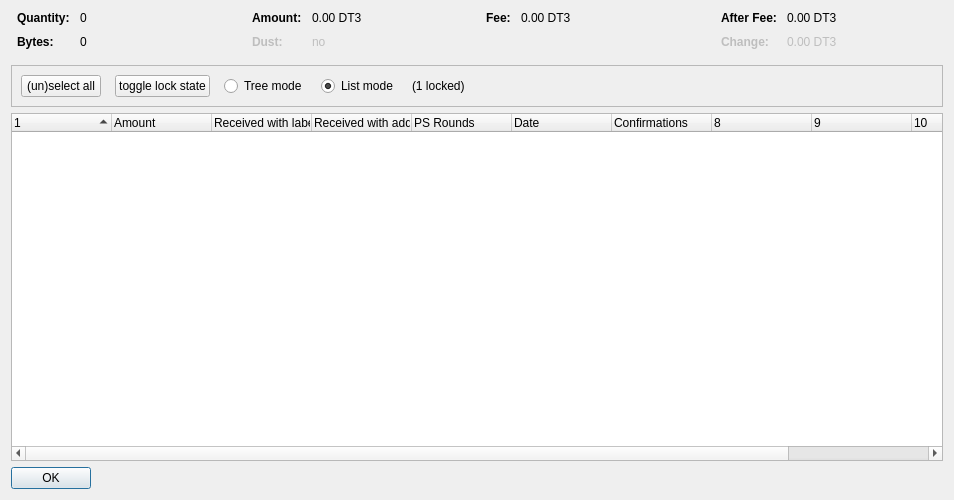
<?xml version="1.0" encoding="UTF-8"?>
<ui version="4.0">
 <class>CoinControlDialog</class>
 <widget class="QDialog" name="CoinControlDialog">
  <property name="geometry">
   <rect>
    <x>0</x>
    <y>0</y>
    <width>954</width>
    <height>500</height>
   </rect>
  </property>
  <property name="windowTitle">
   <string>Coin Selection</string>
  </property>
  <layout class="QVBoxLayout" name="verticalLayout">
   <item>
    <layout class="QHBoxLayout" name="horizontalLayoutTop" stretch="0,0,0,0">
     <property name="topMargin">
      <number>0</number>
     </property>
     <property name="bottomMargin">
      <number>10</number>
     </property>
     <item>
      <layout class="QFormLayout" name="formLayoutCoinControl1">
       <property name="horizontalSpacing">
        <number>10</number>
       </property>
       <property name="verticalSpacing">
        <number>10</number>
       </property>
       <property name="leftMargin">
        <number>6</number>
       </property>
       <property name="rightMargin">
        <number>6</number>
       </property>
       <item row="0" column="0">
        <widget class="QLabel" name="labelCoinControlQuantityText">
         <property name="font">
          <font>
           <weight>75</weight>
           <bold>true</bold>
          </font>
         </property>
         <property name="text">
          <string>Quantity:</string>
         </property>
        </widget>
       </item>
       <item row="0" column="1">
        <widget class="QLabel" name="labelCoinControlQuantity">
         <property name="cursor">
          <cursorShape>IBeamCursor</cursorShape>
         </property>
         <property name="contextMenuPolicy">
          <enum>Qt::ActionsContextMenu</enum>
         </property>
         <property name="text">
          <string notr="true">0</string>
         </property>
         <property name="textInteractionFlags">
          <set>Qt::LinksAccessibleByMouse|Qt::TextSelectableByKeyboard|Qt::TextSelectableByMouse</set>
         </property>
        </widget>
       </item>
       <item row="1" column="0">
        <widget class="QLabel" name="labelCoinControlBytesText">
         <property name="font">
          <font>
           <weight>75</weight>
           <bold>true</bold>
          </font>
         </property>
         <property name="text">
          <string>Bytes:</string>
         </property>
        </widget>
       </item>
       <item row="1" column="1">
        <widget class="QLabel" name="labelCoinControlBytes">
         <property name="cursor">
          <cursorShape>IBeamCursor</cursorShape>
         </property>
         <property name="contextMenuPolicy">
          <enum>Qt::ActionsContextMenu</enum>
         </property>
         <property name="text">
          <string notr="true">0</string>
         </property>
         <property name="textInteractionFlags">
          <set>Qt::LinksAccessibleByMouse|Qt::TextSelectableByKeyboard|Qt::TextSelectableByMouse</set>
         </property>
        </widget>
       </item>
      </layout>
     </item>
     <item>
      <layout class="QFormLayout" name="formLayoutCoinControl2">
       <property name="horizontalSpacing">
        <number>10</number>
       </property>
       <property name="verticalSpacing">
        <number>10</number>
       </property>
       <property name="leftMargin">
        <number>6</number>
       </property>
       <property name="rightMargin">
        <number>6</number>
       </property>
       <item row="0" column="0">
        <widget class="QLabel" name="labelCoinControlAmountText">
         <property name="font">
          <font>
           <weight>75</weight>
           <bold>true</bold>
          </font>
         </property>
         <property name="text">
          <string>Amount:</string>
         </property>
        </widget>
       </item>
       <item row="0" column="1">
        <widget class="QLabel" name="labelCoinControlAmount">
         <property name="cursor">
          <cursorShape>IBeamCursor</cursorShape>
         </property>
         <property name="contextMenuPolicy">
          <enum>Qt::ActionsContextMenu</enum>
         </property>
         <property name="text">
          <string notr="true">0.00 DT3</string>
         </property>
         <property name="textInteractionFlags">
          <set>Qt::LinksAccessibleByMouse|Qt::TextSelectableByKeyboard|Qt::TextSelectableByMouse</set>
         </property>
        </widget>
       </item>
       <item row="1" column="0">
        <widget class="QLabel" name="labelCoinControlLowOutputText">
         <property name="enabled">
          <bool>false</bool>
         </property>
         <property name="font">
          <font>
           <weight>75</weight>
           <bold>true</bold>
          </font>
         </property>
         <property name="text">
          <string>Dust:</string>
         </property>
        </widget>
       </item>
       <item row="1" column="1">
        <widget class="QLabel" name="labelCoinControlLowOutput">
         <property name="enabled">
          <bool>false</bool>
         </property>
         <property name="cursor">
          <cursorShape>IBeamCursor</cursorShape>
         </property>
         <property name="contextMenuPolicy">
          <enum>Qt::ActionsContextMenu</enum>
         </property>
         <property name="text">
          <string notr="true">no</string>
         </property>
         <property name="textInteractionFlags">
          <set>Qt::LinksAccessibleByMouse|Qt::TextSelectableByKeyboard|Qt::TextSelectableByMouse</set>
         </property>
        </widget>
       </item>
      </layout>
     </item>
     <item>
      <layout class="QFormLayout" name="formLayoutCoinControl3">
       <property name="horizontalSpacing">
        <number>10</number>
       </property>
       <property name="verticalSpacing">
        <number>10</number>
       </property>
       <property name="leftMargin">
        <number>6</number>
       </property>
       <property name="rightMargin">
        <number>6</number>
       </property>
       <item row="0" column="0">
        <widget class="QLabel" name="labelCoinControlFeeText">
         <property name="font">
          <font>
           <weight>75</weight>
           <bold>true</bold>
          </font>
         </property>
         <property name="text">
          <string>Fee:</string>
         </property>
        </widget>
       </item>
       <item row="0" column="1">
        <widget class="QLabel" name="labelCoinControlFee">
         <property name="cursor">
          <cursorShape>IBeamCursor</cursorShape>
         </property>
         <property name="contextMenuPolicy">
          <enum>Qt::ActionsContextMenu</enum>
         </property>
         <property name="text">
          <string notr="true">0.00 DT3</string>
         </property>
         <property name="textInteractionFlags">
          <set>Qt::LinksAccessibleByMouse|Qt::TextSelectableByKeyboard|Qt::TextSelectableByMouse</set>
         </property>
        </widget>
       </item>
      </layout>
     </item>
     <item>
      <layout class="QFormLayout" name="formLayoutCoinControl4">
       <property name="horizontalSpacing">
        <number>10</number>
       </property>
       <property name="verticalSpacing">
        <number>10</number>
       </property>
       <property name="leftMargin">
        <number>6</number>
       </property>
       <property name="rightMargin">
        <number>6</number>
       </property>
       <item row="0" column="0">
        <widget class="QLabel" name="labelCoinControlAfterFeeText">
         <property name="font">
          <font>
           <weight>75</weight>
           <bold>true</bold>
          </font>
         </property>
         <property name="text">
          <string>After Fee:</string>
         </property>
        </widget>
       </item>
       <item row="0" column="1">
        <widget class="QLabel" name="labelCoinControlAfterFee">
         <property name="cursor">
          <cursorShape>IBeamCursor</cursorShape>
         </property>
         <property name="contextMenuPolicy">
          <enum>Qt::ActionsContextMenu</enum>
         </property>
         <property name="text">
          <string notr="true">0.00 DT3</string>
         </property>
         <property name="textInteractionFlags">
          <set>Qt::LinksAccessibleByMouse|Qt::TextSelectableByKeyboard|Qt::TextSelectableByMouse</set>
         </property>
        </widget>
       </item>
       <item row="1" column="0">
        <widget class="QLabel" name="labelCoinControlChangeText">
         <property name="enabled">
          <bool>false</bool>
         </property>
         <property name="font">
          <font>
           <weight>75</weight>
           <bold>true</bold>
          </font>
         </property>
         <property name="text">
          <string>Change:</string>
         </property>
        </widget>
       </item>
       <item row="1" column="1">
        <widget class="QLabel" name="labelCoinControlChange">
         <property name="enabled">
          <bool>false</bool>
         </property>
         <property name="cursor">
          <cursorShape>IBeamCursor</cursorShape>
         </property>
         <property name="contextMenuPolicy">
          <enum>Qt::ActionsContextMenu</enum>
         </property>
         <property name="text">
          <string notr="true">0.00 DT3</string>
         </property>
         <property name="textInteractionFlags">
          <set>Qt::LinksAccessibleByMouse|Qt::TextSelectableByKeyboard|Qt::TextSelectableByMouse</set>
         </property>
        </widget>
       </item>
      </layout>
     </item>
    </layout>
   </item>
   <item>
    <widget class="QFrame" name="frame">
     <property name="minimumSize">
      <size>
       <width>0</width>
       <height>40</height>
      </size>
     </property>
     <property name="frameShape">
      <enum>QFrame::StyledPanel</enum>
     </property>
     <property name="frameShadow">
      <enum>QFrame::Sunken</enum>
     </property>
     <layout class="QHBoxLayout" name="horizontalLayout">
      <item>
       <layout class="QHBoxLayout" name="horizontalLayoutPanel" stretch="0,0,0,0,0,0">
        <property name="spacing">
         <number>14</number>
        </property>
        <item>
         <widget class="QPushButton" name="pushButtonSelectAll">
          <property name="sizePolicy">
           <sizepolicy hsizetype="Maximum" vsizetype="Fixed">
            <horstretch>0</horstretch>
            <verstretch>0</verstretch>
           </sizepolicy>
          </property>
          <property name="text">
           <string>(un)select all</string>
          </property>
          <property name="autoDefault">
           <bool>false</bool>
          </property>
         </widget>
        </item>
        <item>
         <widget class="QPushButton" name="pushButtonToggleLock">
          <property name="sizePolicy">
           <sizepolicy hsizetype="Maximum" vsizetype="Fixed">
            <horstretch>0</horstretch>
            <verstretch>0</verstretch>
           </sizepolicy>
          </property>
          <property name="text">
           <string>toggle lock state</string>
          </property>
          <property name="autoDefault">
           <bool>false</bool>
          </property>
         </widget>
        </item>
        <item>
         <widget class="QRadioButton" name="radioTreeMode">
          <property name="sizePolicy">
           <sizepolicy hsizetype="Maximum" vsizetype="Fixed">
            <horstretch>0</horstretch>
            <verstretch>0</verstretch>
           </sizepolicy>
          </property>
          <property name="text">
           <string>Tree mode</string>
          </property>
         </widget>
        </item>
        <item>
         <widget class="QRadioButton" name="radioListMode">
          <property name="sizePolicy">
           <sizepolicy hsizetype="Maximum" vsizetype="Fixed">
            <horstretch>0</horstretch>
            <verstretch>0</verstretch>
           </sizepolicy>
          </property>
          <property name="text">
           <string>List mode</string>
          </property>
          <property name="checked">
           <bool>true</bool>
          </property>
         </widget>
        </item>
        <item>
         <widget class="QLabel" name="labelLocked">
          <property name="text">
           <string>(1 locked)</string>
          </property>
         </widget>
        </item>
        <item>
         <spacer name="horizontalSpacer">
          <property name="orientation">
           <enum>Qt::Horizontal</enum>
          </property>
          <property name="sizeHint" stdset="0">
           <size>
            <width>40</width>
            <height>20</height>
           </size>
          </property>
         </spacer>
        </item>
       </layout>
      </item>
     </layout>
    </widget>
   </item>
   <item>
    <widget class="CoinControlTreeWidget" name="treeWidget">
     <property name="contextMenuPolicy">
      <enum>Qt::CustomContextMenu</enum>
     </property>
     <property name="sortingEnabled">
      <bool>false</bool>
     </property>
     <property name="columnCount">
      <number>11</number>
     </property>
     <attribute name="headerShowSortIndicator" stdset="0">
      <bool>true</bool>
     </attribute>
     <attribute name="headerStretchLastSection">
      <bool>false</bool>
     </attribute>
     <column>
      <property name="text">
       <string/>
      </property>
     </column>
     <column>
      <property name="text">
       <string>Amount</string>
      </property>
     </column>
     <column>
      <property name="text">
       <string>Received with label</string>
      </property>
     </column>
     <column>
      <property name="text">
       <string>Received with address</string>
      </property>
     </column>
     <column>
      <property name="text">
       <string>PS Rounds</string>
      </property>
     </column>
     <column>
      <property name="text">
       <string>Date</string>
      </property>
     </column>
     <column>
      <property name="text">
       <string>Confirmations</string>
      </property>
      <property name="toolTip">
       <string>Confirmed</string>
      </property>
     </column>
     <column>
      <property name="text">
       <string/>
      </property>
     </column>
     <column>
      <property name="text">
       <string/>
      </property>
     </column>
     <column>
      <property name="text">
       <string/>
      </property>
     </column>
     <column>
      <property name="text">
       <string/>
      </property>
     </column>
    </widget>
   </item>
   <item>
    <widget class="QDialogButtonBox" name="buttonBox">
     <property name="sizePolicy">
      <sizepolicy hsizetype="Maximum" vsizetype="Fixed">
       <horstretch>0</horstretch>
       <verstretch>0</verstretch>
      </sizepolicy>
     </property>
     <property name="orientation">
      <enum>Qt::Horizontal</enum>
     </property>
     <property name="standardButtons">
      <set>QDialogButtonBox::Ok</set>
     </property>
    </widget>
   </item>
  </layout>
 </widget>
 <customwidgets>
  <customwidget>
   <class>CoinControlTreeWidget</class>
   <extends>QTreeWidget</extends>
   <header>coincontroltreewidget.h</header>
  </customwidget>
 </customwidgets>
 <resources/>
 <connections/>
</ui>
